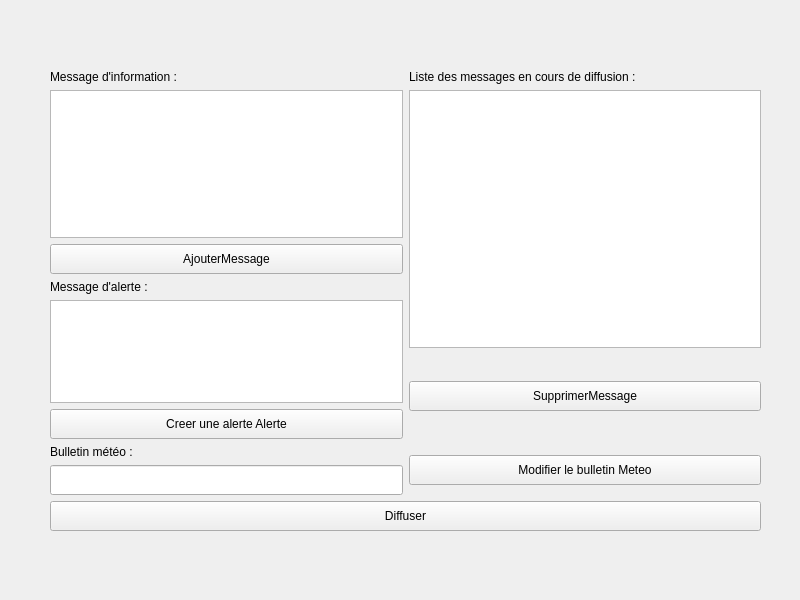
<?xml version="1.0" encoding="UTF-8"?>
<ui version="4.0">
 <class>Serveur</class>
 <widget class="QWidget" name="Serveur">
  <property name="geometry">
   <rect>
    <x>0</x>
    <y>0</y>
    <width>800</width>
    <height>600</height>
   </rect>
  </property>
  <property name="windowTitle">
   <string>Serveur</string>
  </property>
  <widget class="QWidget" name="">
   <property name="geometry">
    <rect>
     <x>50</x>
     <y>70</y>
     <width>711</width>
     <height>461</height>
    </rect>
   </property>
   <layout class="QGridLayout" name="gridLayout">
    <item row="0" column="0">
     <widget class="QLabel" name="label">
      <property name="text">
       <string>Message d'information : </string>
      </property>
     </widget>
    </item>
    <item row="0" column="1">
     <widget class="QLabel" name="label_4">
      <property name="text">
       <string>Liste des messages en cours de diffusion :</string>
      </property>
     </widget>
    </item>
    <item row="1" column="0">
     <widget class="QTextEdit" name="textEditInformation"/>
    </item>
    <item row="1" column="1" rowspan="4">
     <widget class="QListWidget" name="listWidgetMessage"/>
    </item>
    <item row="2" column="0">
     <widget class="QPushButton" name="pushButtonAjouterMessage">
      <property name="minimumSize">
       <size>
        <width>200</width>
        <height>30</height>
       </size>
      </property>
      <property name="text">
       <string>AjouterMessage</string>
      </property>
     </widget>
    </item>
    <item row="3" column="0">
     <widget class="QLabel" name="label_2">
      <property name="text">
       <string>Message d'alerte :</string>
      </property>
     </widget>
    </item>
    <item row="4" column="0" rowspan="2">
     <widget class="QTextEdit" name="textEditAlerte"/>
    </item>
    <item row="5" column="1" rowspan="2">
     <widget class="QPushButton" name="pushButtonSupprimerMessage">
      <property name="minimumSize">
       <size>
        <width>200</width>
        <height>30</height>
       </size>
      </property>
      <property name="text">
       <string>SupprimerMessage</string>
      </property>
     </widget>
    </item>
    <item row="6" column="0">
     <widget class="QPushButton" name="pushButtonCreerAlerte">
      <property name="minimumSize">
       <size>
        <width>200</width>
        <height>30</height>
       </size>
      </property>
      <property name="text">
       <string>Creer une alerte Alerte</string>
      </property>
     </widget>
    </item>
    <item row="7" column="0">
     <widget class="QLabel" name="label_3">
      <property name="text">
       <string>Bulletin météo :</string>
      </property>
     </widget>
    </item>
    <item row="7" column="1" rowspan="2">
     <widget class="QPushButton" name="pushButtonModifierMeteo">
      <property name="minimumSize">
       <size>
        <width>200</width>
        <height>30</height>
       </size>
      </property>
      <property name="text">
       <string>Modifier le bulletin Meteo</string>
      </property>
     </widget>
    </item>
    <item row="8" column="0">
     <widget class="QLineEdit" name="lineEditMeteo">
      <property name="minimumSize">
       <size>
        <width>200</width>
        <height>30</height>
       </size>
      </property>
     </widget>
    </item>
    <item row="9" column="0" colspan="2">
     <widget class="QPushButton" name="pushButtonDiffuser">
      <property name="minimumSize">
       <size>
        <width>400</width>
        <height>30</height>
       </size>
      </property>
      <property name="text">
       <string>Diffuser</string>
      </property>
     </widget>
    </item>
   </layout>
  </widget>
 </widget>
 <resources/>
 <connections/>
</ui>
